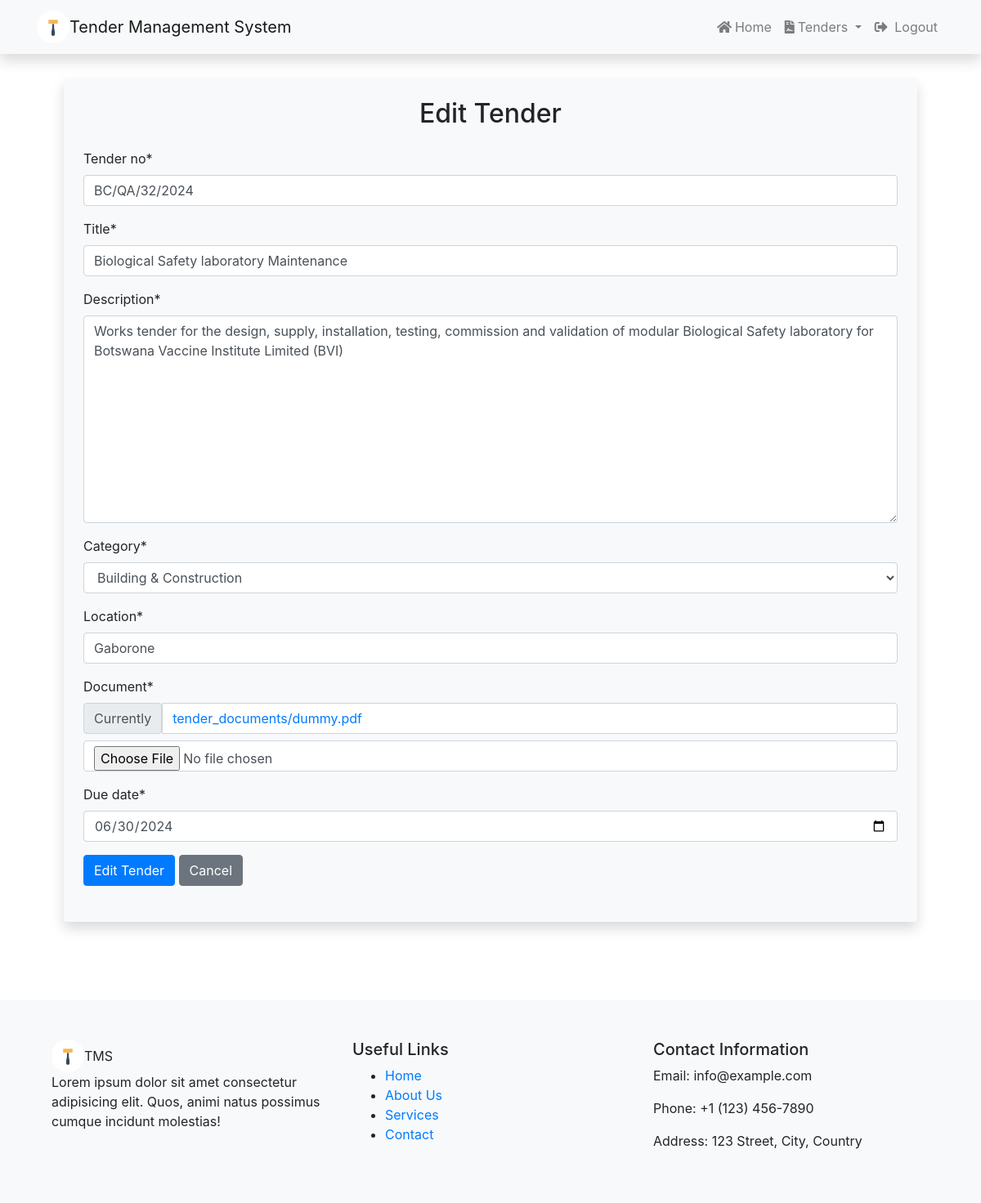
/tenders/edit/1 (signed in), run on the app's committed database.
### tender/models.py (models this page shows, shortened)
class Tender(models.Model):
    status_choices = [
        ('assigned', 'Assigned'),
        ('available', 'Available'),
        ('expired', 'Expired'),
    ]
    tender_no = models.CharField(max_length=20, unique=True)
    title = models.CharField(max_length=200)
    description = models.TextField()
    category = models.ForeignKey(Category, on_delete=models.DO_NOTHING)
    location = models.CharField(max_length=100)
    created_at = models.DateTimeField(auto_now_add=True)
    updated_at = models.DateTimeField(auto_now=True)
    status = models.CharField(max_length=20, choices=status_choices, default='available')
    document = models.FileField(upload_to='tender_documents/')
    publisher = models.ForeignKey(User, on_delete=models.PROTECT,related_name='owned_tenders')
    winner = models.ForeignKey(User, on_delete=models.PROTECT, null=True, blank=True, related_name='won_tenders')
    watchers = models.ManyToManyField(User, related_name='watchlist', blank=True)
    due_date = models.DateField()

### tender/views.py (the view, shortened to what this page needs)
# urls.py: path('edit/<int:tenderID>', views.edit_tender, name='edit-tender'),
@login_required
def edit_tender(request, tenderID):
    tender = Tender.objects.get(id=tenderID)
    form = TenderForm(instance=tender)
    context = {"form": form, "tender": tender}
    if request.method == "GET":
        return render(request, "tenders/published-tenders-edit.html", context)

### tender/forms.py
class TenderForm(forms.ModelForm):
    class Meta:
        model = Tender
        fields = ['tender_no' , 'title' , 'description' , 'category' , 'location', 'document' , 'due_date']
        widgets = {
            'due_date': forms.DateInput(attrs={'type': 'date'}),  # Use HTML5 date input type
        }
    def __init__(self, *args, **kwargs):
        super(TenderForm, self).__init__(*args, **kwargs)
        for visible in self.visible_fields():
            visible.field.widget.attrs['class'] = 'form-control'

### tender/models.py (called while the page is built)
    def __str__(self):
        return self.name

### templates/tenders/published-tenders-edit.html (shortened to what this page needs)
{%extends 'base.html'%} {% load crispy_forms_tags %} {%block content%}
<div class="container p-5">
  <div class="mt-5">
    <div class="container my-5 rounded mx-auto bg-light shadow p-4">
      <h2 class="text-center mb-4">Edit Tender</h2>
      <form
        method="post"
        enctype="multipart/form-data"
      >
        <div class="form-group">
          {{form |crispy}}
          <button type="submit" class="btn btn-primary">Edit Tender</button>
          <a href="{% url 'tenders' %}" class="btn btn-secondary"> Cancel </a>
        </div>
      </form>
    </div>
  </div>
</div>
{%endblock%}

### static/css/style.css (style rules this page uses)
.form-group { margin-bottom: 20px; }

### data on the page
Tender: tender_no "BC/QA/32/2024", title "Biological Safety laboratory Maintenance", description "Works tender for the design, supply, installation, testing, commission and validation of modular Biological Safety laboratory for Botswana Vaccine Institute Limited (BVI)", category "Building & Construction", location "Gaborone", due_date "06/30/2024"
